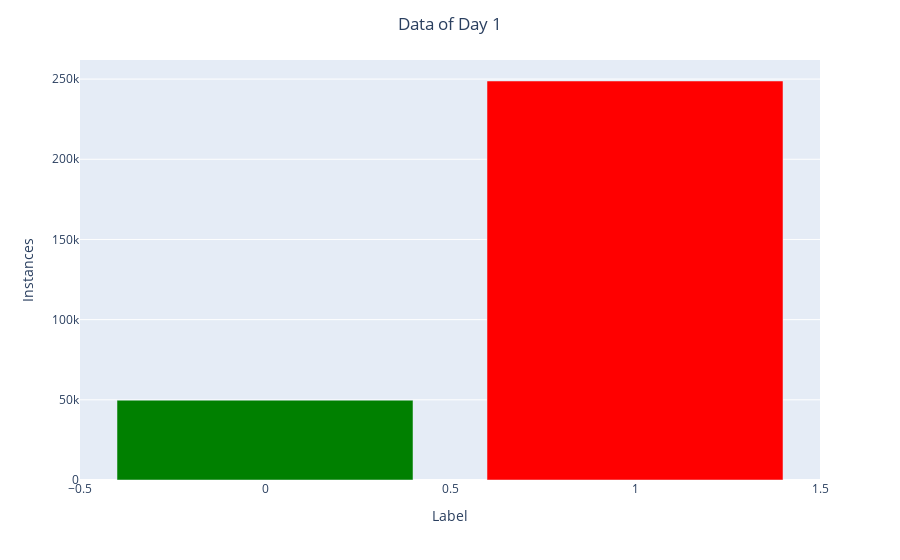

Notebook code for this chart:
### Code cell
import plotly.express as px
# Remove leading whitespace from column name
tests.columns = tests.columns.str.strip()

# Create label_counter DataFrame
label_counter1 = pd.DataFrame(tests['Label'].value_counts())

# Print the DataFrame
print(label_counter1)
fig = px.bar(label_counter1, x=label_counter1.index, y=label_counter1['count'])

fig.update_layout(
    title={
        'text': 'Data of Day 1',
        'x': 0.5,
        'xanchor': 'center'
    },
    xaxis_title="Label",
    yaxis_title="Instances"
)

# Define the colors for the left and right columns
fig.data[0].marker.color = ['red' if label == label_counter1.index[0] else 'green' for label in label_counter1.index]

fig.show()

### Figure 1 — Plotly figure (JSON) as saved in the notebook; plotly's stock layout.template omitted (floating-point values rounded to 4 significant figures)
{"data": [{"alignmentgroup": "True", "hovertemplate": "Label=%{x}<br>count=%{y}<extra></extra>", "legendgroup": "", "marker": {"color": ["red", "green"], "pattern": {"shape": ""}}, "name": "", "offsetgroup": "", "orientation": "v", "showlegend": false, "textposition": "auto", "type": "bar", "x": [1, 0], "xaxis": "x", "y": [248815, 49763], "yaxis": "y"}], "layout": {"barmode": "relative", "legend": {"tracegroupgap": 0}, "margin": {"t": 60}, "title": {"text": "Data of Day 1", "x": 0.5, "xanchor": "center"}, "xaxis": {"anchor": "y", "domain": [0, 1], "title": {"text": "Label"}}, "yaxis": {"anchor": "x", "domain": [0, 1], "title": {"text": "Instances"}}}}
